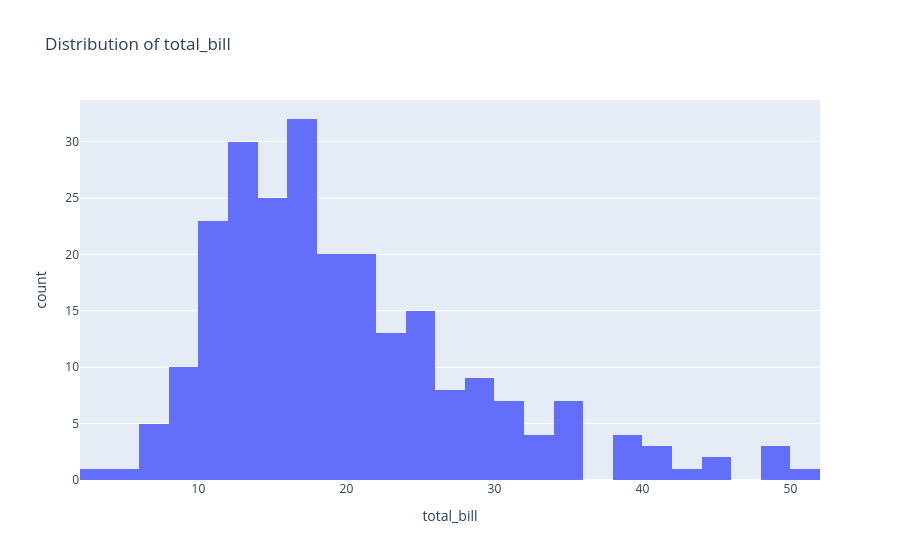

The code cell stored with this chart in its notebook:
### Code cell
# Quick look at total_bill
fig = px.histogram(tips, x='total_bill', nbins=40,
                   title='Distribution of total_bill')
fig.show()

### Figure 1 — Plotly figure (JSON) as saved in the notebook; plotly's stock layout.template omitted (floating-point values rounded to 4 significant figures; data arrays with more than 128 entries replaced by an {"elided": "..."} marker saying what was removed)
{"data": [{"bingroup": "x", "hovertemplate": "total_bill=%{x}<br>count=%{y}<extra></extra>", "legendgroup": "", "marker": {"color": "#636efa", "pattern": {"shape": ""}}, "name": "", "nbinsx": 40, "orientation": "v", "showlegend": false, "type": "histogram", "x": {"elided": "244 float values"}, "xaxis": "x", "yaxis": "y"}], "layout": {"barmode": "relative", "legend": {"tracegroupgap": 0}, "title": {"text": "Distribution of total_bill"}, "xaxis": {"anchor": "y", "domain": [0, 1], "title": {"text": "total_bill"}}, "yaxis": {"anchor": "x", "domain": [0, 1], "title": {"text": "count"}}}}
